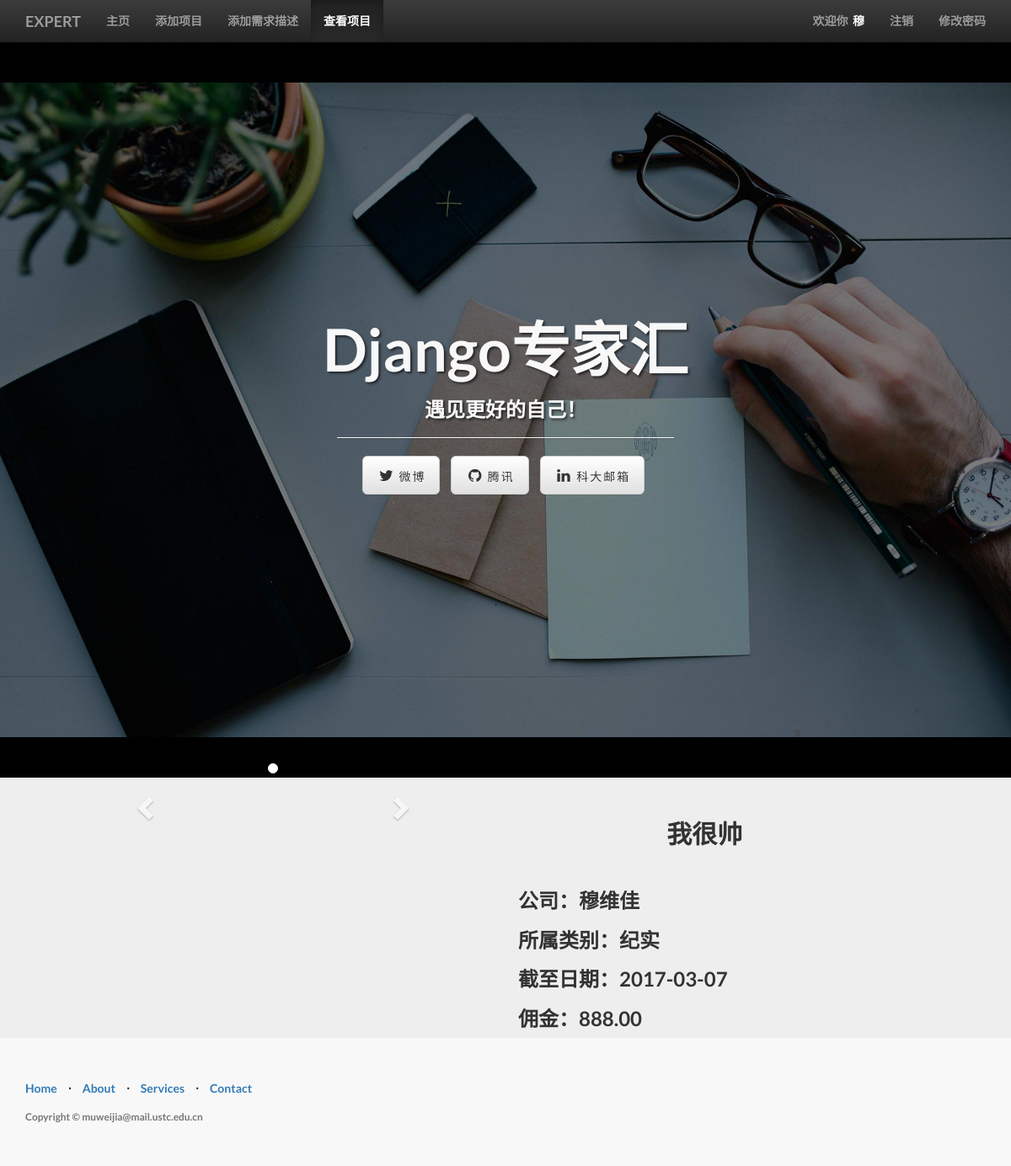
/view_book/detail/?id=1 (signed in), run on the app's committed database.
### management/models.py (models this page shows, shortened)
class MyUser(models.Model):
    user = models.OneToOneField(User)
    nickname = models.CharField(max_length=16)
    permission = models.IntegerField(default=1)

class Img(models.Model):
    name = models.CharField(max_length=128)
    description = models.TextField()
    img = models.ImageField(upload_to='image/%Y/%m/%d/')
    book = models.ForeignKey(Book)
    class META:
        ordering = ['name']

class Book(models.Model):
    name = models.CharField(max_length=128)
    price = models.FloatField()
    author = models.CharField(max_length=128)
    publish_date = models.DateField()
    category = models.CharField(max_length=128)
    class META:
        ordering = ['name']

### management/views.py (the view)
# urls.py: url(r'^view_book/detail/$', views.detail, name='detail'),
def detail(request):
    user = request.user if request.user.is_authenticated() else None
    book_id = request.GET.get('id', '')
    if book_id == '':
        return HttpResponseRedirect(reverse('view_book_list'))
    try:
        book = Book.objects.get(pk=book_id)
    except Book.DoesNotExist:
        return HttpResponseRedirect(reverse('view_book_list'))
    content = {
        'user': user,
        'active_menu': 'view_book',
        'book': book,
    }
    return render(request, 'management/detail.html', content)

### templates/management/detail.html (shortened to what this page needs)
{% extends "management/base.html" %}
{% load staticfiles %}
{% block content %}
    <div class="container">
        <div class="row">
            <div class="col-md-10 col-md-offset-1">
                <div class="col-md-5">
                    {% if book.img_set.all %}
                        <div id="carousel-generic" class="carousel slide" data-ride="carousel">
                            <ol class="carousel-indicators">
                                {% for img in book.img_set.all %}
                                    <li data-target="#carousel-generic" data-slide-to="{{ forloop.counter0 }}"
                                        {% if forloop.first %}class="active"{% endif %}></li>
                                {% endfor %}
                            </ol>
                            <a class="left carousel-control" href="#carousel-generic" role="button" data-slide="prev">
                                <span class="glyphicon glyphicon-chevron-left"></span>
                            </a>
                            <a class="right carousel-control" href="#carousel-generic" role="button" data-slide="next">
                                <span class="glyphicon glyphicon-chevron-right"></span>
                            </a>
                        </div>
                    {% else %}
                        <p class="text-center">暂无描述</p>
                    {% endif %}
                </div>
                <div class="col-md-6 col-md-offset-1">
                    <h2 class="text-center">{{ book.name }}</h2>
                    <br>
                    <h3>公司：{{ book.author }}</h3>
                    <h3>所属类别：{{ book.category }}</h3>
                    <h3>截至日期：{{ book.publish_date|date:"Y-m-d" }}</h3>
                    <h3>佣金：{{ book.price|floatformat:2 }}</h3>
                </div>
            </div>
        </div>
    </div>
{% endblock %}

### templates/management/base.html (shortened to what this page needs)
<!DOCTYPE html>
{% load staticfiles %}
<html lang="zh-cn">
<head>
    <link rel="stylesheet" type="text/css" href="{% static 'css/bootstrap.min.css' %}">
    <link rel="stylesheet" type="text/css" href="{% static 'css/bootstrap-theme.min.css' %}">
    <link rel="stylesheet" type="text/css" href="{% static 'css/base.css' %}">
    <link href="{% static 'css/landing-page.css' %}"rel="stylesheet">
    <link href="font-awesome/css/font-awesome.min.css" rel="stylesheet" type="text/css">
</head>
<body>
<nav class="navbar navbar-inverse navbar-fixed-top" role="navigation">
    <div class="container">
        <div class="navbar-header">
            <a href="{% url 'homepage' %}" class="navbar-brand">EXPERT</a>
        </div>
        <div class="collapse navbar-collapse" id="navbar-collapse-basepage">
            <ul class="nav navbar-nav">
                <li id="homepage"><a href="{% url 'homepage' %}">主页</a></li>
                {% if user.myuser.permission > 1 %}
                    <li id="add_book"><a href="{% url 'add_book' %}">添加项目</a></li>
                    <li id="add_img"><a href="{% url 'add_img' %}">添加需求描述</a></li>
                {% endif %}
                <li id="view_book"><a href="{%url 'view_book_list'%}">查看项目</a></li>
            </ul>
            <ul class="nav navbar-nav navbar-right">
                {% if user %}
                    <li><p class="navbar-text">欢迎你&nbsp;&nbsp;<span id="base_name">{{ user.myuser.nickname }}</span></p>
                    </li>
                    <li><a href="{% url 'logout'%}">注销</a></li>
                    <li><a href="{% url 'set_password' %}">修改密码</a></li>
                {% endif %}
            </ul>
        </div>
    </div>
</nav>
<header class="jumbotron subhead" id="header-base">
    <div class="intro-header">
        <div class="container">
            <div class="row">
                <div class="col-lg-12">
                    <div class="intro-message">
                        <h1>Django专家汇</h1>
                        <h3>遇见更好的自己！ </h3>
                        <hr class="intro-divider">
                        <ul class="list-inline intro-social-buttons">
                            <li>
                                <a href=# class="btn btn-default btn-lg"><i class="fa fa-twitter fa-fw"></i> <span class="network-name">微博</span></a>
                            </li>
                            <li>
                                <a href=# class="btn btn-default btn-lg"><i class="fa fa-github fa-fw"></i> <span class="network-name">腾讯</span></a>
                            </li>
                            <li>
                                <a href="#" class="btn btn-default btn-lg"><i class="fa fa-linkedin fa-fw"></i> <span class="network-name">科大邮箱</span></a>
                            </li>
                        </ul>
                    </div>
                </div>
            </div>
        </div>
    </div>
</header>
{% block content %}{% endblock %}
    <footer>
        <div class="container">
            <div class="row">
                <div class="col-lg-12">
                    <ul class="list-inline">
                        <li>
                            <a href="#">Home</a>
                        </li>
                        <li class="footer-menu-divider">&sdot;</li>
                        <li>
                            <a href="#about">About</a>
                        </li>
                        <li class="footer-menu-divider">&sdot;</li>
                        <li>
                            <a href="#services">Services</a>
                        </li>
                        <li class="footer-menu-divider">&sdot;</li>
                        <li>
                            <a href="#contact">Contact</a>
                        </li>
                    </ul>
                    <p class="copyright text-muted small">Copyright &copy; muweijia@mail.ustc.edu.cn</p>
                </div>
            </div>
        </div>
    </footer>
</body>
</html>

### management/static/css/base.css (style rules this page uses)
body { padding-top: 50px; background-color: #eeeeee; }
#header-base { background-color: #000; color: #fff; }
#base_name { color: #fff; font-weight: bold; }

### management/static/css/landing-page.css (style rules this page uses)
body, html { width: 100%; height: 100%; }
body, h1, h2, h3, h4, h5, h6 { font-family: "Lato","Helvetica Neue",Helvetica,Arial,sans-serif; font-weight: 700; }
.intro-header { padding-top: 50px; padding-bottom: 50px; text-align: center; color: #f8f8f8; background: url(../img/intro-bg.jpg) no-repeat center center; background-size: cover; }
.intro-message { position: relative; padding-top: 20%; padding-bottom: 20%; }
.intro-message > h1 { margin: 0; text-shadow: 2px 2px 3px rgba(0,0,0,0.6); font-size: 5em; }
.intro-divider { width: 400px; border-top: 1px solid #f8f8f8; border-bottom: 1px solid rgba(0,0,0,0.2); }
.intro-message > h3 { text-shadow: 2px 2px 3px rgba(0,0,0,0.6); }
.network-name { text-transform: uppercase; font-size: 14px; font-weight: 400; letter-spacing: 2px; }
footer { padding: 50px 0; background-color: #f8f8f8; }
p.copyright { margin: 15px 0 0; }

### data on the page
Book: name "我很帅", author "穆维佳", category "纪实", publish_date "2017-03-07", price "888.00"

### other printed values
{{ user.myuser.nickname }} "穆"
